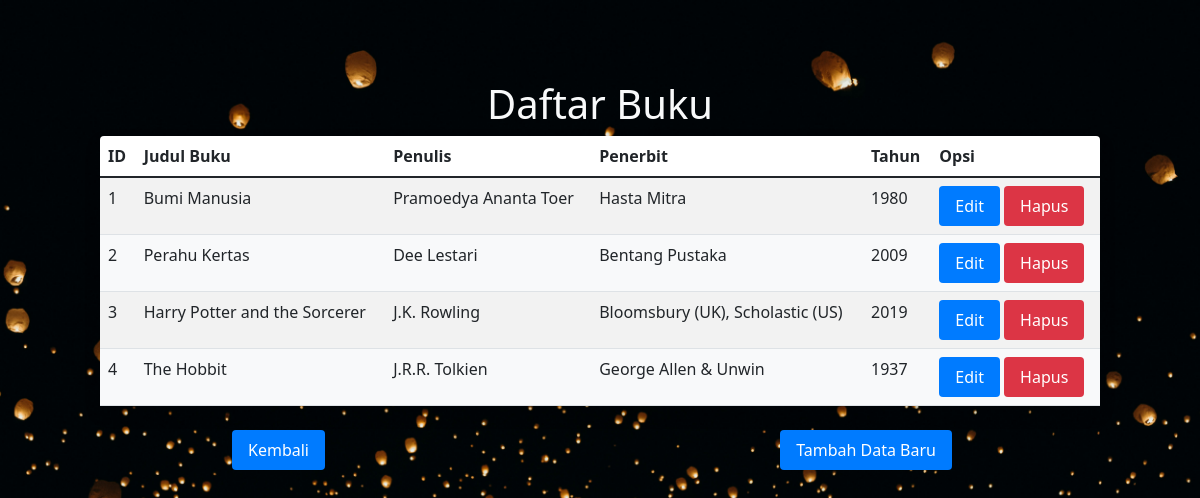
The page /Buku.php on the database its author committed.
### tables this page shows
CREATE TABLE buku (
  id_buku int(11) NOT NULL,
  judul_buku varchar(500) DEFAULT NULL,
  penulis varchar(500) DEFAULT NULL,
  penerbit varchar(250) DEFAULT NULL,
  tahun_terbit int(11) DEFAULT NULL
);

### Model.php (called while the page is built, shortened)
<?php
function selectalldata($table)
{
  $select = "SELECT * FROM $table";
  $select1 = mysqli_query($GLOBALS['connect'], $select);
  return $select1;
}

### Buku.php (the view, shortened to what this page needs)
<?php
require "Model.php";
?>
<!doctype html>
<html lang="en">
<head>
    <link href="https://cdn.jsdelivr.net/npm/bootstrap@5.1.3/dist/css/bootstrap.min.css" rel="stylesheet"
>
</head>
<body>
    <div class="container">
        <h1>Daftar Buku</h1>
        <div class="row justify-content-center">
            <table class="table table-striped table-hover text-center rounded shadow">
                <thead>
                    <tr>
                        <th>ID</th>
                        <th>Judul Buku</th>
                        <th>Penulis</th>
                        <th>Penerbit</th>
                        <th>Tahun </th>
                        <th>Opsi</th>
                    </tr>
                </thead>
                <tbody>
                    <?php
                    $result = selectalldata("buku");
                    while ($data = mysqli_fetch_array($result)) { ?>
                    <tr>
                        <td>
                            <?php echo $data['id_buku'] ?>
                        </td>
                        <td>
                            <?php echo $data['judul_buku'] ?>
                        </td>
                        <td>
                            <?php echo $data['penulis'] ?>
                        </td>
                        <td>
                            <?php echo $data['penerbit'] ?>
                        </td>
                        <td>
                            <?php echo $data['tahun_terbit'] ?>
                        </td>
                        <td><a href="Form_Buku.php?id_buku=<?php echo $data['id_buku']; ?>"><button
                                    class="btn btn-success btn-sm">Edit</button></a>
                            <a href="Buku.php?id_buku=<?php echo $data['id_buku']; ?>"
                                onclick="return confirm('Hapus data?')"><button
                                    class="btn btn-danger btn-sm">Hapus</button></a>
                        </td>
                    </tr>
                    <?php } ?>
                </tbody>
            </table>
            <div class="col-md-8 text-center mt-4">
                <div class="btn-container">
                    <a href="index.php" class="btn btn-primary">Kembali</a>
                    <a href="Form_Buku.php" class="btn btn-primary btn-sm">Tambah Data Baru</a>
                </div>
            </div>
        </div>
    </div>
</body>
</html>

### Buku.php (style rules this page uses)
html { background-image: url('poto_2.jpg'); background-size: cover; background-repeat: no-repeat; background-attachment: fixed; }
body { background: transparent; }
h1 { text-align: center; color: #f8f9fa; }
.container { margin-top: 5rem; }
.btn { display: inline-block; padding: 0.5rem 1rem; font-size: 1rem; text-align: center; text-decoration: none; border: none; border-radius: 0.25rem; cursor: pointer; color: #fff; background-color: #007bff; }
.btn-primary { background-color: #007bff; }
.btn-danger { background-color: #dc3545; }
table { width: 100%; border-collapse: collapse; background: white; }
th, td { padding: 0.75rem; text-align: left; border-bottom: 1px solid #dee2e6; }
th { background-color: #f8f9fa; }
tbody tr:nth-child(even) { background-color: #f8f9fa; }
.table { border-radius: 10px; box-shadow: 0 0 10px rgba(0, 0, 0, 0.1); max-width: 1000px; margin: 0 auto; }
.btn-container { display: flex; justify-content: space-between; margin-bottom: 1rem; }
.btn-container .btn-primary { margin-right: 1rem; }

### rows shown on the page
buku: id_buku "1", judul_buku "Bumi Manusia", penulis "Pramoedya Ananta Toer", penerbit "Hasta Mitra", tahun_terbit "1980"
buku: id_buku "2", judul_buku "Perahu Kertas", penulis "Dee Lestari", penerbit "Bentang Pustaka", tahun_terbit "2009"
buku: id_buku "3", judul_buku "Harry Potter and the Sorcerer", penulis "J.K. Rowling", penerbit "Bloomsbury (UK), Scholastic (US)", tahun_terbit "2019"
buku: id_buku "4", judul_buku "The Hobbit", penulis "J.R.R. Tolkien", penerbit "George Allen & Unwin", tahun_terbit "1937"
